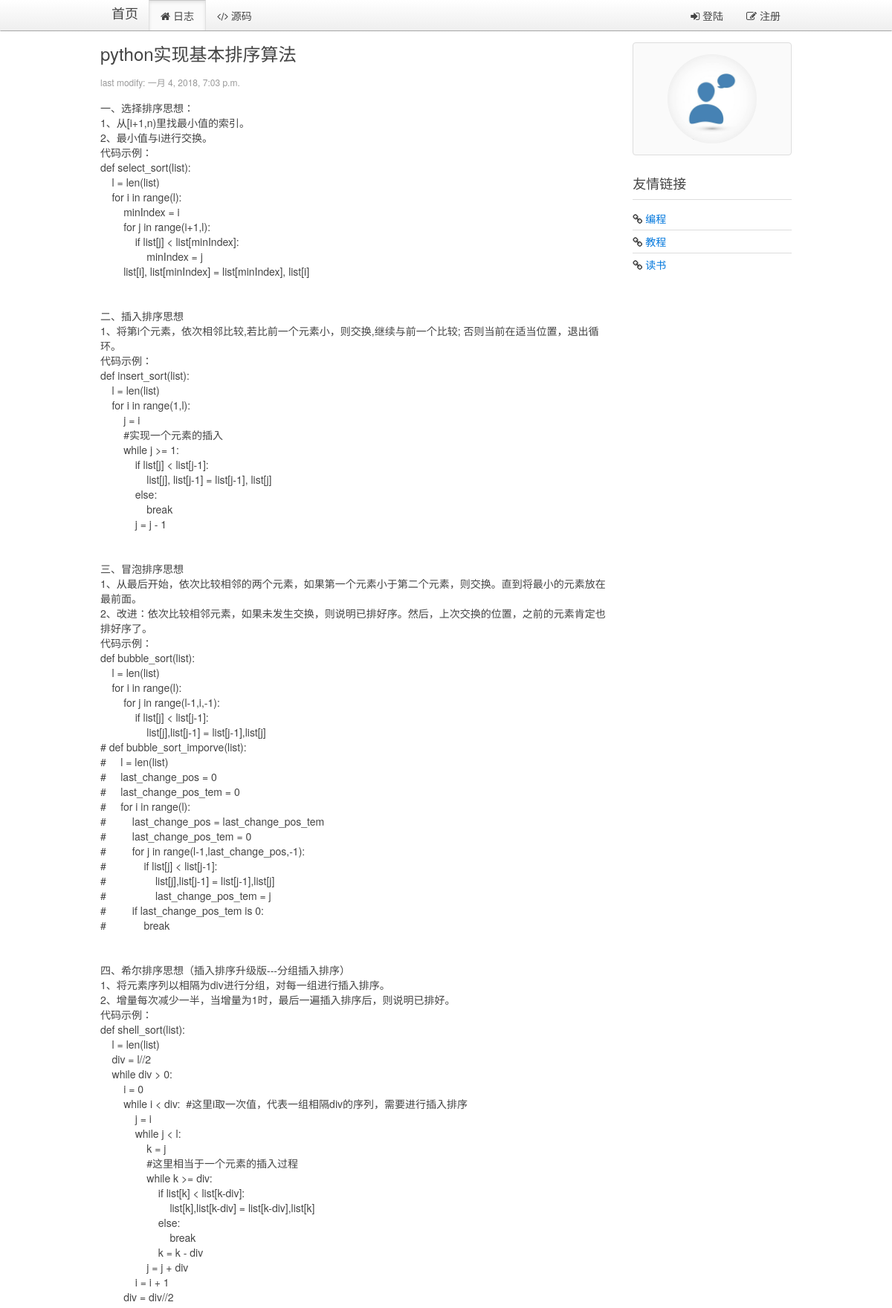
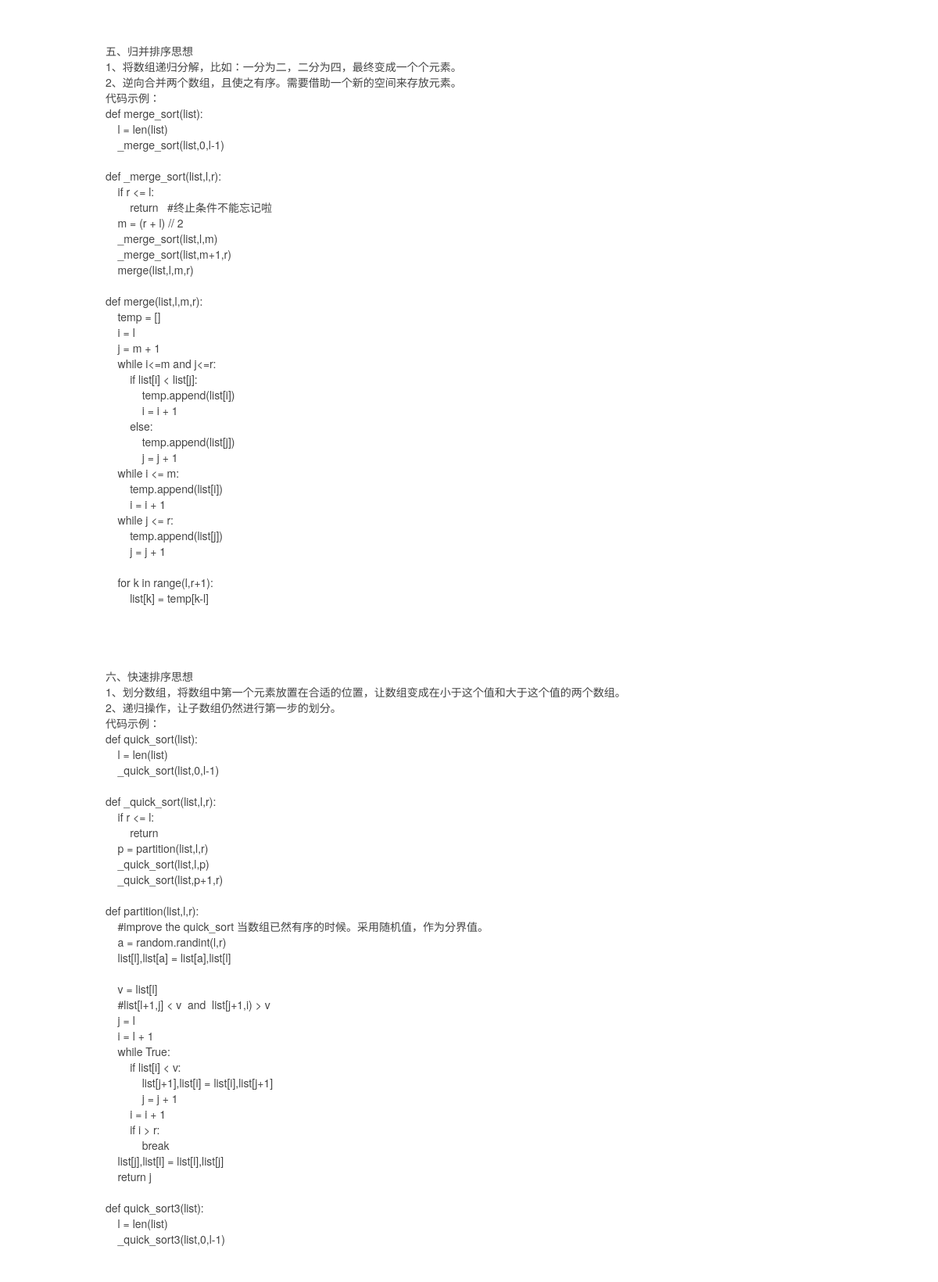
Screenshot of /blog/page/70/ (upper part) with the database file from the repository (2 pictures, top to bottom).
### blog/models.py (models this page shows, shortened)
class Blog(models.Model):
    title = models.CharField(max_length=32, default="Title")
    content = models.TextField(null=True)
    summary = models.TextField(null=True)
    create_time = models.DateTimeField(null=True)

### blog/views.py (the view)
# urls.py: url(r'^page/(?P<blog_id>\d+)/$', views.show_blog, name="show_blog"),
def show_blog(request, blog_id):
    userinfo = ""
    account = request.COOKIES.get("account","")
    if account:
        userinfo = models.User.objects.filter(account=account)
        if userinfo:
            userinfo = userinfo[0]
    blog = models.Blog.objects.get(id=blog_id)
    comments = models.Comments.objects.filter(blog_id=blog_id, comment_id=0)
    return render(request, "blog/blog.html", {"blog": blog, "comments":comments, "userinfo":userinfo})

### blog/templatetags/myfilter.py (called while the page is built)
@register.filter
def replaceTags(content):  #这里应该需要继续研究下，有时候需要空格，而不是&nbsp;
    content = content.replace("  ", "&nbsp;&nbsp;")  # 预处理空格
    content = content.replace("\n", "<br/>")  # 预处理换行
    return content

### blog/templates/blog/blog.html (shortened to what this page needs)
{% extends '__base__.html' %}
{% load myfilter %}
{% block content %}
    <div class="uk-width-medium-3-4">
        <article class="uk-article">
            <h2>{{ blog.title }}</h2>
            <p class="uk-article-meta">last modify: {{ blog.create_time }}</p>
            <p>{% autoescape off %}{{ blog.content | replaceTags }}{% endautoescape %}</p>
        </article>
    </div>
    <div class="uk-width-medium-1-4">
        <div class="uk-panel uk-panel-box">
            <div class="uk-text-center">
                <img class="uk-border-circle" width="120" height="120" src="{% if userinfo.image %}{{ userinfo.image.url }} {% else %} /media/img/default.jpg {% endif %}">
            </div>
        </div>
        <div class="uk-panel uk-panel-header">
            <h3 class="uk-panel-title">友情链接</h3>
            <ul class="uk-list uk-list-line">
                <li><i class="uk-icon-link"></i> <a target="_blank" href="https://github.com/cabbageGG">编程</a></li>
                <li><i class="uk-icon-link"></i> <a target="_blank" href="https://www.liaoxuefeng.com/">教程</a></li>
                <li><i class="uk-icon-link"></i> <a target="_blank" href="http://blog.jobbole.com/all-posts/">读书</a></li>
            </ul>
        </div>
    </div>
{% endblock %}

### rows the page displays
Blog: title "python实现基本排序算法", create_time "一月 4, 2018, 7:03 p.m.", content "一、选择排序思想： 1、从[i+1,n)里找最小值的索引。 2、最小值与i进行交换。 代码示例： def select_sort(list): l = len(list) for i in range(l): minIndex = i for j in range(i+1,l): if list[j] < list[minIndex]: minIndex = j list[i], list[minIndex] = list[minIndex], list[i] 二、插入排序思想 1、将第i个元素，依次相邻比较,若比前一个元素小，则交换,继续与前一个比较; 否则当前在适当位置，退出循环。 代码示例： def insert_sort(list): l = len(list) for i in range(1,l): j = i #实现一个元素的插入 while j >= 1: if list[j] < list[j-1]: list[j], list[j-1] = list[j-1], list[j] else: break j = j - 1 三、冒泡排序思想 1、从最后开始，依次比较相邻的两个元素，如果第一个元素小于第二个元素，则交换。直到将最小的元素放在最前面。 2、改进：依次比较相邻元素，如果未发生交换，则说明已排好序。然后，上次交换的位置，之前的元素肯定也排好序了。 代码示例： def bubble_sort(list): l = len(list) for i in range(l): for j in range(l-1,i,-1): if list[j] <…"
